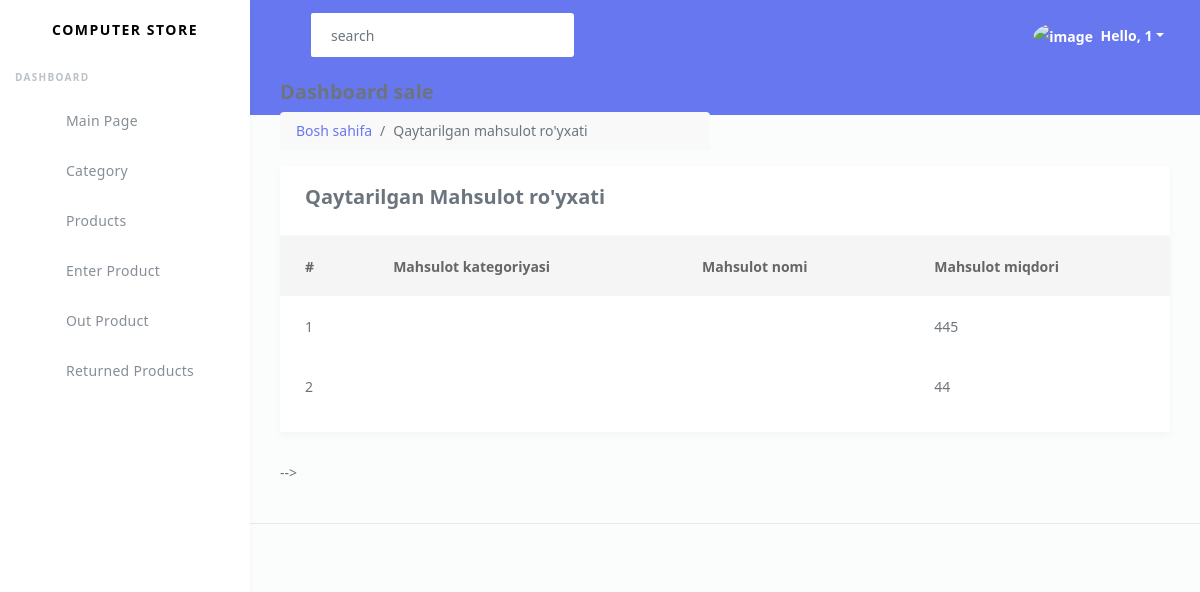
The app's page /return-product-list (signed in), older data.
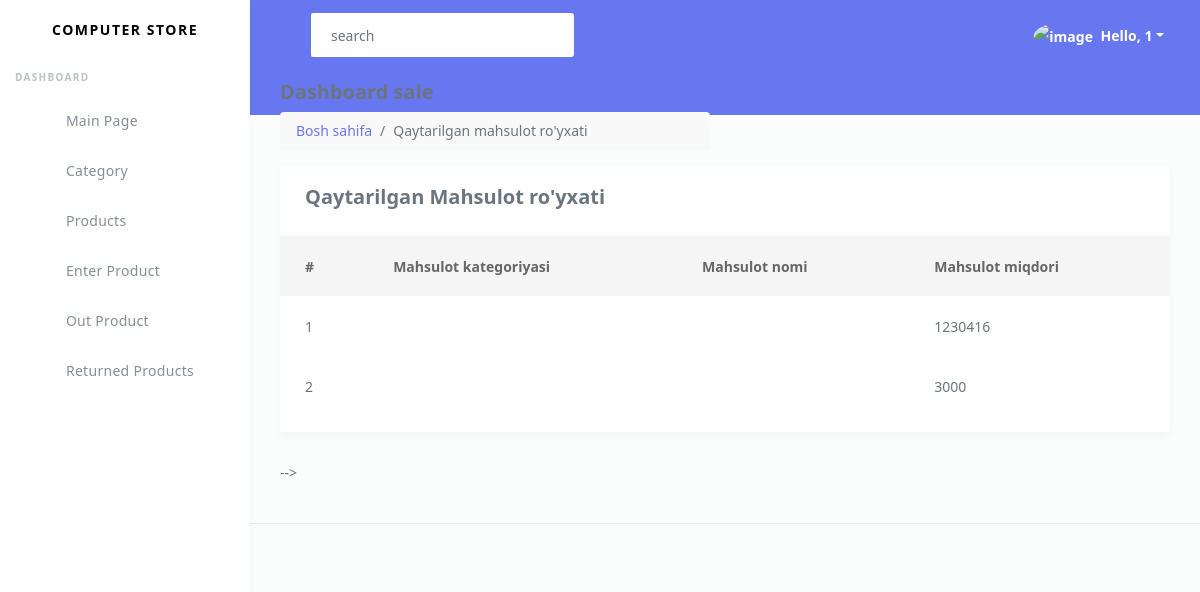
The same page, newer data.
### computer_store/models.py (models this page shows, shortened)
class CodeGenerate(models.Model):
    code = models.CharField(max_length=255, blank=True,unique=True)
    class Meta:
        abstract = True

class Product(CodeGenerate):
    category = models.ForeignKey(Category, on_delete=models.CASCADE)
    name = models.CharField(max_length=100)
    description = models.TextField(blank=True, null=True)
    price = models.DecimalField(max_digits=10, decimal_places=2)
    quantity = models.IntegerField()
    image = models.ImageField(upload_to='product/', blank=True, null=True)
    qr_code = models.ImageField(upload_to='qr_codes/', blank=True)
    created_at = models.DateTimeField(auto_now_add=True)

### computer_store/views.py (the view)
# urls.py: path('return-product-list', views.returnproduct_list, name='returnproduct_list'),
@login_required(login_url='log_in')
def returnproduct_list(request):
    category = models.Category.objects.first()
    product = models.Product.objects.all()
    returns = models.ReturnedProduct.objects.all()
    context = {
        'returns': returns,
        'category': category,
        'product': product,
    }
    return render(request, 'return/list.html', context)

### templates/return/list.html
{% extends 'base.html' %}
{% load static %}
{% block content %}
<div class="pc-container">
    <div class="pcoded-content">
        <div class="page-header">
            <div class="page-block">
                <div class="row align-items-center">
                    <div class="col-md-6">
                        <div class="page-header-title">
                            <h5 class="m-b-10">Dashboard sale</h5>
                        </div>
                        <ul class="breadcrumb">
                            <li class="breadcrumb-item"><a href="{% url 'index' %}">Bosh sahifa</a></li>
                            <li class="breadcrumb-item">Qaytarilgan mahsulot ro'yxati</li>
                        </ul>
                    </div>
                </div>
            </div>
        </div>
        <div class="row">
            <div class="col-xl-12">
                <div class="card">
                    <div class="card-header">
                        <h5>Qaytarilgan Mahsulot ro'yxati</h5>
                    </div>
                    <div class="card-block">
                        <div class="table-responsive">
                            <table class="table table-hover">
                                <thead>
                                    <tr>
                                        <th>#</th>
                                        <th>Mahsulot kategoriyasi</th>
                                        <th>Mahsulot nomi</th>
                                        <th>Mahsulot miqdori</th>
                                    </tr>
                                </thead>
                                <tbody>
                                    {% for p in product %}
                                    <tr>
                                        <td>{{ forloop.counter }}</td>
                                        <td>{{ p.product.category.name }}</td>
                                        <td>{{ p.product.name }}</td>
                                        <td>{{ p.quantity }}</td>
                                    </tr>
                                    {% empty %}
                                    <tr>
                                        <td colspan="4">No entries available</td>
                                    </tr>
                                    {% endfor %}
                                </tbody>
                            </table>
                        </div>
                    </div>
                </div>
            </div>
        </div>
    </div>
</div>
{% endblock %}

Row changes from the older to the newer data that the page shows:
removed Product: quantity "44"
changed Product (number 1 of 2 on the later page): quantity "445" → "1230416"
added Product: quantity "3000"
